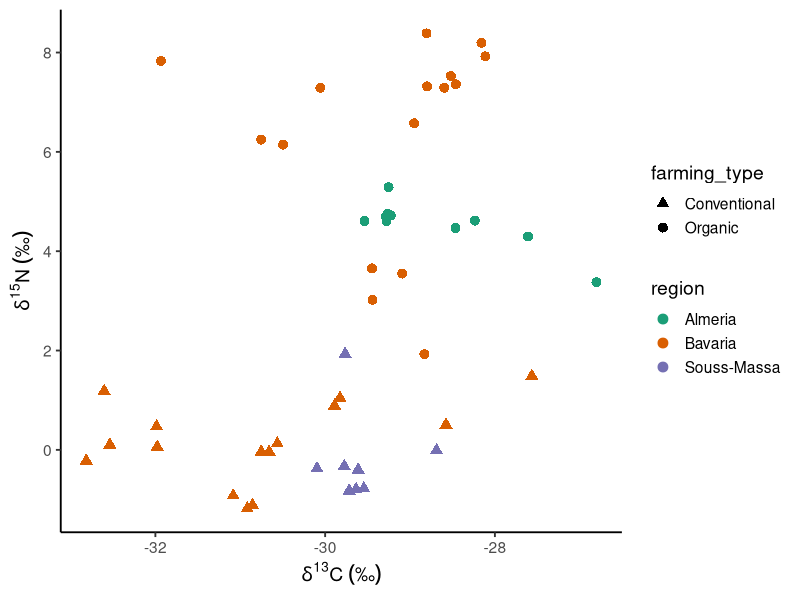

Write R code to recreate this figure.
#Author Name    :Ibrahim Khalil
#Project Name   :Isotopic Analysis of Tomatoes
#Content Name   :δ¹⁵N vs δ¹³C scatter by region
#Date           :10.10.2025
# ------------------------------------------------------------

setwd("C:/Users/User/OneDrive/Desktop/Stable-Isotope-Ratio-Analysis-of-Tomatoes")

library(readr)
library(dplyr)
library(ggplot2)

dat <- read_csv("Original_Replicates_Labeled.csv", show_col_types = FALSE)

pal_region <- c(
  "Almeria"     = "#1b9e77",
  "Bavaria"     = "#d95f02",
  "Souss-Massa" = "#7570b3"
)
shape_ft <- c("Conventional" = 17, "Organic" = 16)

p <- ggplot(dat, aes(d13C_permil, d15N_permil, color = region, shape = farming_type)) +
  geom_point(size = 3) +
  scale_color_manual(values = pal_region) +
  scale_shape_manual(values = shape_ft) +
  labs(x = expression(delta^13*C~("\u2030")), y = expression(delta^15*N~("\u2030"))) +
  theme_classic(base_size = 14) +
  theme(legend.position = "right")

ggsave("Figure3_isotopes_by_region_scatter.tiff", p, device = "tiff", dpi = 300, width = 6.6, height = 6.6, units = "in")
